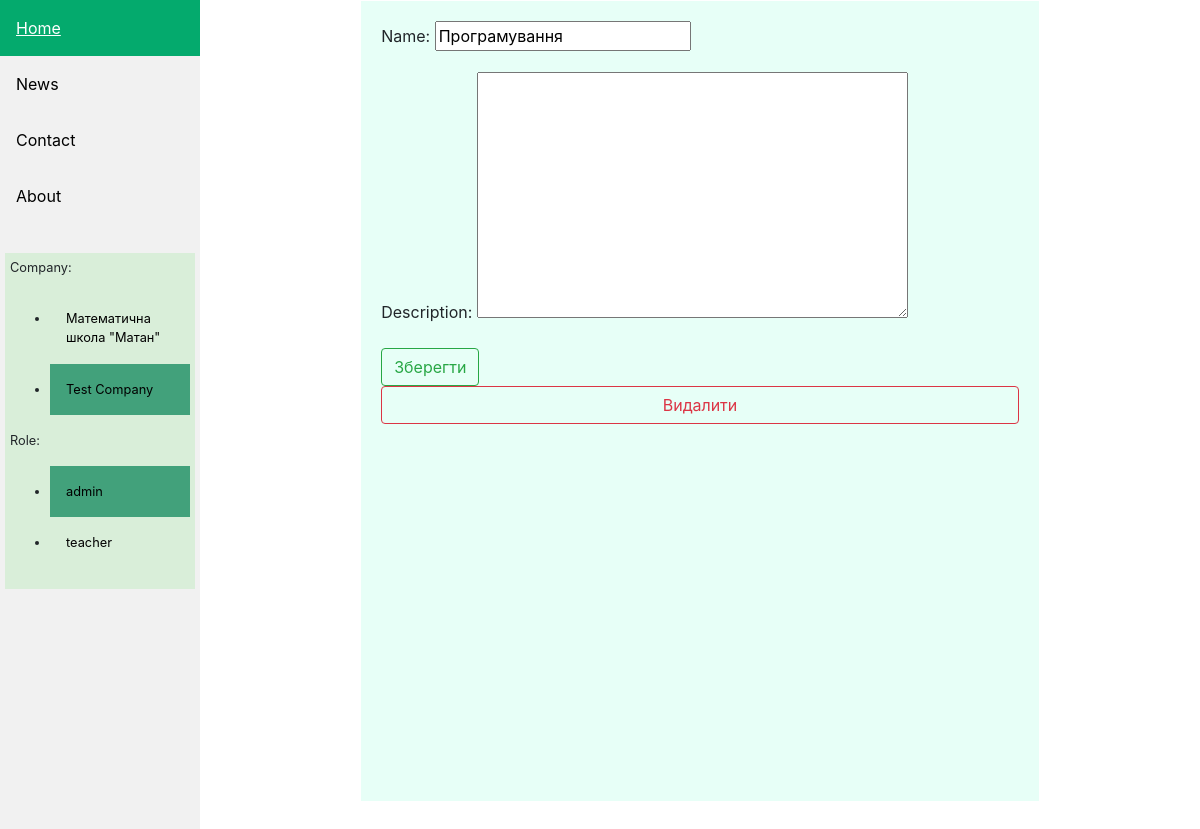
Page /main/company/1/edit_subject/2 on the committed database.
### main/models.py (models this page shows, shortened)
class Company(models.Model):
    owner = models.ForeignKey(UserProfile, on_delete=models.PROTECT)
    name = models.CharField(max_length=60)
    description = models.TextField(max_length=1000, blank=True)
    C_t_min = models.IntegerField(default=0)  # %
    C_s_min = models.IntegerField(default=0)
    p_t_ser = models.FloatField(default=6)
    p_s_ser = models.FloatField(default=5)

class Role(models.Model):
    name = models.CharField(max_length=25)

class Subject(models.Model):
    name = models.CharField(max_length=60)
    description = models.TextField(max_length=1000, blank=True)
    company = models.ForeignKey(Company, on_delete=models.CASCADE)

### main/sub_views/admin/__init__.py (the view)
# urls.py: path('company/<int:id>/edit_subject/<int:subject_id>', edit_subject, name='edit_subject'),
def edit_subject(request, id, subject_id):
    subject = Subject.objects.get(id=subject_id)
    comp_user = CompanyUser.objects.get(id=id)
    if request.method == 'POST':
        form = SubjectForm(request.POST, instance=subject)
        if form.is_valid():
            form.save(comp_user.company_id)
            return redirect('main:subjects', id=id)
        else:
            print('invalid form')
    else:
        form = SubjectForm(instance=subject)
        return render(request, 'edit_subject.html', {'form': form, 'comp_user': comp_user, 'subject': subject})

### main/forms.py (shortened to what this page needs)
class SubjectForm(forms.ModelForm):
    class Meta:
        model = Subject
        fields = ['name', 'description']

### authsys/models.py (called while the page is built)
    @property
    def my_companies(self):
        companies = []
        ids = []
        for c_user in self.companyuser_set.all():
            company = c_user.company
            if company.id in ids:
                continue
            company.selected = c_user.id == self.active_company_user_id
            ids.append(company.id)
            companies.append(company)
        return companies

    @property
    def available_roles(self):
        if not self.active_company_user:
            return []
        roles = []
        for company_user in self.companyuser_set.filter(company=self.active_company_user.company):
            role = company_user.role
            role.selected = self.active_company_user_id == company_user.id
            roles.append(role)
        return roles

### main/templates/edit_subject.html (shortened to what this page needs)
{% extends 'base.html' %}
{% block content %}
<div class="wrapper">
    <div class="company">
        <form method="POST">
            {{ form.as_p }}
            <input class="btn btn-outline-success" type="submit" value="Зберегти">
        </form>
        <button class="btn btn-outline-danger" onclick="window.location='{% url 'main:delete_subject' comp_user.id subject.id%}'">Видалити</button>
    </div>
</div>
{% endblock %}

### main/templates/sidebar.html
<div class="sidebar">
  <a class="active" href="#home">Home</a>
  <a href="#news">News</a>
  <a href="#contact">Contact</a>
  <a href="#about">About</a>
  <br>
  <div class="roles_panel">
    <p>Company: </p>
    <ul>
      {% for company in comp_user.userprofile.my_companies %}
          <li><a {% if company.selected %} style="background-color: #148a5fc3;;" {% endif %} href="/main/enter_company/{{ company.id }}"> {{ company.name }} </a></li>
      {% endfor %}
    </ul>
    <p>Role: </p>
    <ul>
      {% for role in comp_user.userprofile.available_roles %}
        <li><a {% if role.selected %} style="background-color: #148a5fc3;;" {% endif %}  href="/main/change_role/{{ role.id }}">{{ role.name }}</a></li>
      {% endfor %}
    </ul>
  </div>
</div>

### main/static/CSS/sidebar.css (style rules this page uses)
.sidebar { margin: 0; padding: 0; width: 200px; background-color: #f1f1f1; position: fixed; height: 100%; overflow: auto; }
.roles_panel { margin: 5px; padding: 5px; background-color: rgba(0, 200, 0, 0.1); font-size: 0.8em; }
.sidebar a { display: block; color: black; padding: 16px; text-decoration: none; }
.sidebar a.active { background-color: #04AA6D; color: white; }

### main/templates/edit_subject.html (style rules this page uses)
body { margin: 0px; padding: 0px; }
.wrapper { display: flex; flex-direction: column; align-items: center; }
.company { display: flex; flex-direction: column; width: 70%; background-color: rgb(231, 255, 247); min-height: 800px; padding: 20px; }

### rows in the picture
Company: name "Математична школа \"Матан\""
Company: name "Test Company"
Role: name "admin"
Role: name "teacher"
Subject: name "Програмування"
